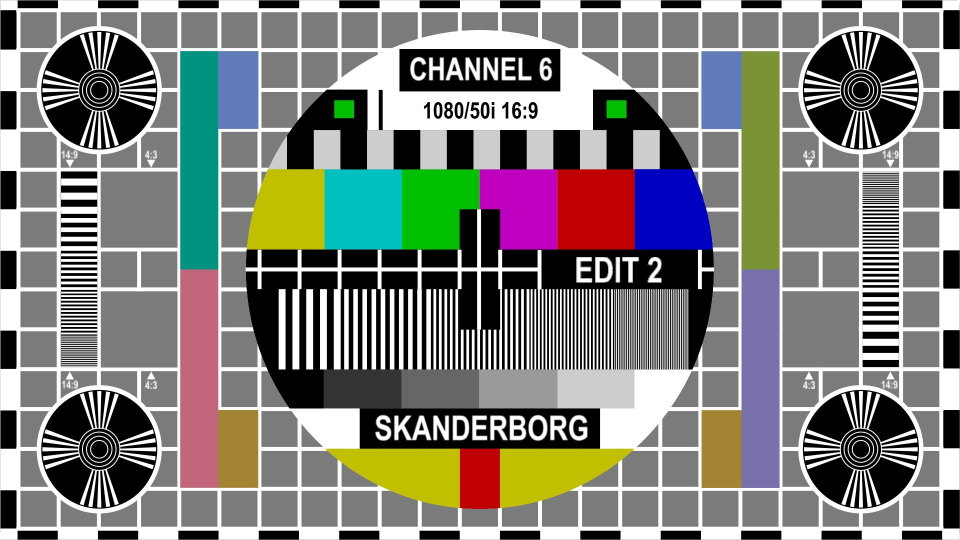
#> input picture notebooks/testimage.jpg, 1920 x 1080 px (shown at 1/2 size)
$ jupyter execute projector_image_processing_testing.ipynb
#> lines starting #> are read from the running program, lines starting #| are printed output that depends on the picture
<a href="https://colab.research.google.com/github/potatolover68/stuff/blob/main/notebooks/projector_image_processing_testing.ipynb" target="_parent"></a>

[cell 1]
import matplotlib.pyplot as plt
import numpy as np

# projector image processing

given following:
* `s_x` and `s_y`, size of rectangular plane to project to. x axis is left-and-right, y axis is bottom-and-top, and z axis is down-and-up(negative is down, positive is up, etc)
* `p1_x`, `p1_y`, `p1_z`, `p1_pitch`, and `p2_x`, `p2_y`, `p2_z`, `p2_pitch`, XYZ offset from the midpoint of the top-and-bottom y-axis edge's midpoint, equiv. to the local position of that projector from the y-axis edge's midpoint. Pitch is offset, a pitch of 0 means it is looking parallel to the ground, a pitch of -90 means it is looking perpendicular to the ground.
* `f` is the feathering distance of each projector, starting from the midpoint of s_x, parallel to s_y, and out on both sides
* `t` is the throw ratio of both projectors

[cell 2]
s_x, s_y = 85, 50 # high school basketball court size
p1_x, p1_y, p1_z = -23.75, 0, 45 # has to be 45ft up
p1_pitch = -90

p2_x, p2_y, p2_z = -23.75, 0, 45 # same thing
p2_pitch = -90

f = 5
t = 0.75

[cell 3]
# Resize input image to match court aspect ratio
from PIL import Image as PILImage
from pathlib import Path

def prepare_input_image(input_path: str, output_path: str = None):
    """
    Resizes input image to match s_x:s_y aspect ratio without clipping.
    Adds letterboxing/pillarboxing if needed.
    """
#> called with input_path = 'testimage.jpg'
    if output_path is None:
        output_path = Path(input_path).stem + "_resized.jpg"

    img = PILImage.open(input_path)
#> img is the input picture: PIL image 1920x1080 RGB; mean R, G, B 127.1, 127.6, 122.7
    img_w, img_h = img.size
#> img_w = 1920; img_h = 1080

    # Target aspect ratio from court dimensions
    target_aspect = s_x / s_y
    current_aspect = img_w / img_h
#> current_aspect = 1.78

    print(f"Original: {img_w}×{img_h} (aspect {current_aspect:.3f})")
#| Original: 1920×1080 (aspect 1.778)
    print(f"Target aspect: {target_aspect:.3f} (from {s_x}×{s_y} court)")

    if abs(current_aspect - target_aspect) < 0.01:
        print("Image already matches target aspect ratio!")
        img.save(output_path)
        return output_path

    # Determine target size to fit the image without cropping
    if current_aspect > target_aspect:
        # Image is wider - fit to width, add top/bottom bars
        target_w = img_w
#> target_w = 1920
        target_h = int(img_w / target_aspect)
#> target_h = 1129
    else:
        # Image is taller - fit to height, add left/right bars
        target_h = img_h
        target_w = int(img_h * target_aspect)

    # Create new image with letterboxing/pillarboxing
    new_img = PILImage.new('RGB', (target_w, target_h), (0, 0, 0))
#> new_img: PIL image 1920x1129 RGB; every value is 0

    # Paste original centered
    paste_x = (target_w - img_w) // 2
#> paste_x = 0
    paste_y = (target_h - img_h) // 2
#> paste_y = 24
    new_img.paste(img, (paste_x, paste_y))
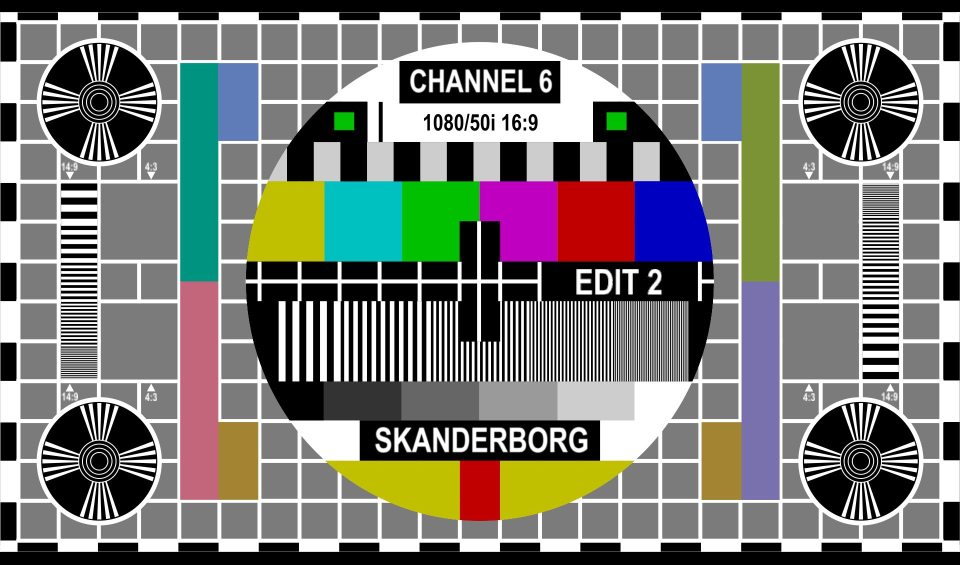
#> new_img: PIL image 1920x1129 RGB (shown at 1/2 size); mean R, G, B 121.6, 122, 117.4

    new_img.save(output_path)
    print(f"Saved: {output_path} at {target_w}×{target_h}")
#| Saved: testimage_resized.jpg at 1920×1129
    return output_path

# Prepare the input image
resized_path = prepare_input_image("testimage.jpg")

[cell 4]
def direction_from_pitch(pitch_deg: float) -> np.ndarray:
    rad = np.deg2rad(pitch_deg)
    return np.array([0.0, np.cos(rad), np.sin(rad)])  # x, y, z components

# simple intersection of ray (p + t*d) with ground plane z=0
# returns None if dir_z is ~0 or intersection is behind the projector
EPS = 1e-6
def intersect_ground(origin: np.ndarray, direction: np.ndarray):
    if abs(direction[2]) < EPS:
        return None
    t = -origin[2] / direction[2]
    if t < 0:
        return None
    return origin + t * direction

# Each projector is positioned relative to the midpoint of its side's y-edge:
# P1 uses the left edge midpoint; P2 uses the right edge midpoint.
edge_mid_left = np.array([-s_x / 2, 0.0, 0.0])
edge_mid_right = np.array([s_x / 2, 0.0, 0.0])

projectors = [
    # P1: x-axis mirrored (positive means further left), so negate the x offset in world coords
    {"pos": edge_mid_left + np.array([-p1_x, p1_y, p1_z]), "pitch": p1_pitch, "color": "tab:orange", "x_sign": -1},
    {"pos": edge_mid_right + np.array([p2_x, p2_y, p2_z]), "pitch": p2_pitch, "color": "tab:blue", "x_sign": 1},
]

# Top-down view (x vs y)
fig, ax = plt.subplots(figsize=(8, 4))
plane_rect = plt.Rectangle((-s_x / 2, -s_y / 2), s_x, s_y, linewidth=1.2, edgecolor="gray", facecolor="lightgray", alpha=0.25)
feather_band = plt.Rectangle((-f, -s_y / 2), 2 * f, s_y, linewidth=0, facecolor="tab:green", alpha=0.1)
ax.add_patch(plane_rect)
ax.add_patch(feather_band)
# center reference lines
ax.axvline(0, color="gray", linestyle="--", linewidth=0.8, alpha=0.7)
ax.axhline(0, color="gray", linestyle="--", linewidth=0.8, alpha=0.7)

for p, edge_corners in zip(projectors, [[(-s_x/2, -s_y/2), (-s_x/2, s_y/2)], [(s_x/2, -s_y/2), (s_x/2, s_y/2)]]):
    pos_xy = p["pos"][:2]
    dir_vec = direction_from_pitch(p["pitch"])
    hit = intersect_ground(p["pos"], dir_vec)
    ax.scatter(*pos_xy, color=p["color"], zorder=5)
    ax.quiver(*pos_xy, dir_vec[0], dir_vec[1], angles="xy", scale_units="xy", scale=1, width=0.004, color=p["color"], alpha=0.9, zorder=6)
    ax.plot([pos_xy[0], pos_xy[0] + dir_vec[0]], [pos_xy[1], pos_xy[1] + dir_vec[1]], color=p["color"], alpha=0.9, linewidth=1.1, zorder=6)
    if hit is not None:
        ax.plot([pos_xy[0], hit[0]], [pos_xy[1], hit[1]], color=p["color"], alpha=0.65, linestyle="--", linewidth=0.9, zorder=4)
    # thin dashed lines to edges (same side)
    for corner in edge_corners:
        ax.plot([pos_xy[0], corner[0]], [pos_xy[1], corner[1]], color=p["color"], alpha=0.5, linestyle="--", linewidth=0.7, zorder=3)
    # thin dashed lines to far-side feather edge (top/bottom points at opposite feather boundary)
    far_feather_x = f if pos_xy[0] < 0 else -f
    far_targets = [(far_feather_x, -s_y/2), (far_feather_x, s_y/2)]
    for corner in far_targets:
        ax.plot([pos_xy[0], corner[0]], [pos_xy[1], corner[1]], color=p["color"], alpha=0.4, linestyle="--", linewidth=0.6, zorder=2)

ax.set_aspect("equal")
ax.axis("off")
ax.set_title("Top-down view (x vs y)")

# Side view (x vs z)
fig, ax = plt.subplots(figsize=(8, 4))
plane_strip = plt.Rectangle((-s_x / 2, -1), s_x, 2, linewidth=1.2, edgecolor="gray", facecolor="lightgray", alpha=0.25)
ax.add_patch(plane_strip)
ax.axhline(0, color="gray", linewidth=1)
for p in projectors:
    pos_xz = np.array([p["pos"][0], p["pos"][2]])
    dir_vec = direction_from_pitch(p["pitch"])
    hit = intersect_ground(p["pos"], dir_vec)
    ax.scatter(pos_xz[0], pos_xz[1], color=p["color"], zorder=5)
    ax.quiver(pos_xz[0], pos_xz[1], dir_vec[0], dir_vec[2], angles="xy", scale_units="xy", scale=1, width=0.004, color=p["color"], alpha=0.9, zorder=6)
    ax.plot([pos_xz[0], pos_xz[0] + dir_vec[0]], [pos_xz[1], pos_xz[1] + dir_vec[2]], color=p["color"], alpha=0.9, linewidth=1.1, zorder=6)
    if hit is not None:
        ax.plot([pos_xz[0], hit[0]], [pos_xz[1], hit[2]], color=p["color"], alpha=0.65, linestyle="--", linewidth=0.9, zorder=4)
ax.set_xlim(-s_x / 2 - 20, s_x / 2 + 20)
ax.set_ylim(-10, max(p1_z, p2_z) + 20)
ax.set_aspect("equal")
ax.axis("off")
ax.set_title("Side view (x vs z)")

plt.show()
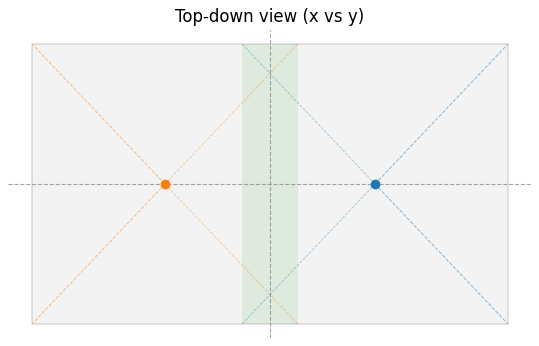
#> figure drawn by matplotlib, 1 panel
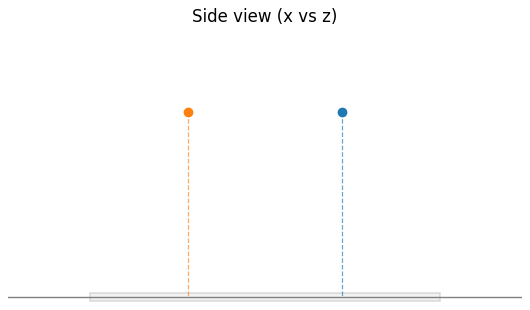
#> figure drawn by matplotlib, 1 panel

[cell 5]
# Generate per-projector distance^2 BMPs and feather masks
from pathlib import Path
from PIL import Image

def make_distance_and_feather_images(scale: int = 1):
    """Generate distance and feather BMPs. scale=4 samples 4x more pixels in each dimension."""
#> called with scale = 24
    width = int((s_x / 2 + f) * scale)
    height = int(s_y * scale)
    ys = np.linspace(-s_y / 2, s_y / 2, height)
    out_dir = Path("outputs")
    out_dir.mkdir(exist_ok=True)

    projector_defs = [
        ("left", projectors[0], np.linspace(-s_x / 2, f, width)),
        ("right", projectors[1], np.linspace(-f, s_x / 2, width)),
    ]

    for side, proj, xs in projector_defs:
        grid_x, grid_y = np.meshgrid(xs, ys)
        pts = np.stack([grid_x, grid_y, np.zeros_like(grid_x)], axis=-1)
        dist2 = np.sum((pts - proj["pos"]) ** 2, axis=-1)
        dist2_max = dist2.max()
        dist_norm = dist2 if dist2_max == 0 else dist2 / dist2_max
        # Farther = brighter (to compensate for inverse square law)
        dist_img = np.clip(dist_norm * 255, 0, 255).astype(np.uint8)

        # Feather mask: white everywhere; linear white->black across the feather band toward center
        if side == "left":
            weights = np.where(xs >= 0, 1 - (xs / f), 1.0)
        else:  # right projector
            weights = np.where(xs <= 0, 1 - (np.abs(xs) / f), 1.0)
        weights = np.clip(weights, 0, 1)
        feather_img = (np.repeat(weights[None, :], height, axis=0) * 255).astype(np.uint8)

        Image.fromarray(dist_img, mode="L").save(out_dir / f"distance_{side}.bmp")
        Image.fromarray(feather_img, mode="L").save(out_dir / f"feather_{side}.bmp")

        # Composite: distance * feather (both normalized to 0-1)
        dist_norm = dist_img.astype(np.float32) / 255.0
        feather_norm = feather_img.astype(np.float32) / 255.0
        composite = (dist_norm * feather_norm * 255).astype(np.uint8)
        Image.fromarray(composite, mode="L").save(out_dir / f"composite_{side}.bmp")

        print(f"Saved distance_{side}.bmp, feather_{side}.bmp, composite_{side}.bmp -> {width}x{height}")
#> this loop made 2 passes
#> pass 1, in make_distance_and_feather_images, `Image.fromarray(feather_img, mode="L").save(out_dir / f"feather_{side}..`:
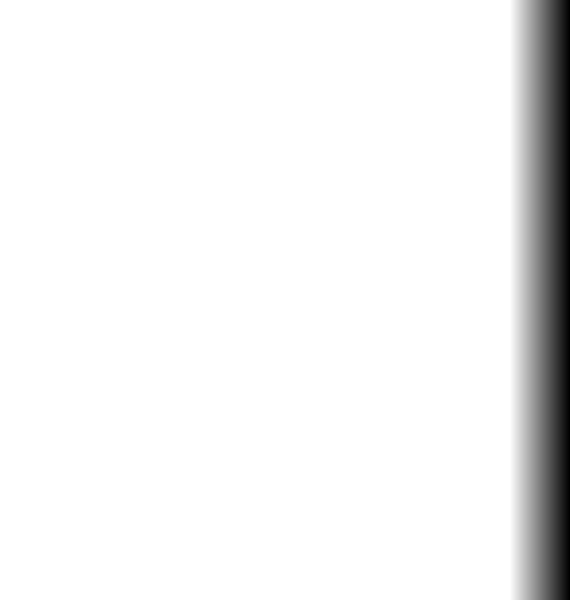
#> saved as feather_left.bmp: PIL image 1140x1200 L (shown at 1/2 size); min 0, max 255, mean 241.4
#> pass 1, in make_distance_and_feather_images, `Image.fromarray(composite, mode="L").save(out_dir / f"composite_{side}..`:
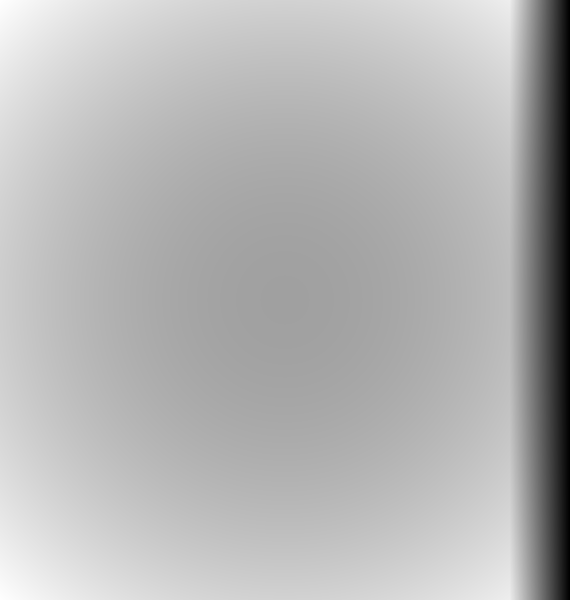
#> saved as composite_left.bmp: PIL image 1140x1200 L (shown at 1/2 size); min 0, max 255, mean 180.1

make_distance_and_feather_images(scale=24)

[cell 6]
# Process input image for projection mapping
def process_image_for_projection(input_path: str, scale: int = 4, brightness_multiplier: float = 1.0):
    """
    Takes a 16x9 image, splits it for left/right projectors, applies feathering and geometric correction.
    brightness_multiplier: scale output brightness (clamped to 0-255)
    """
#> called with input_path = 'testimage.jpg', scale = 12, brightness_multiplier = 1
    from PIL import Image as PILImage

    # Load input image
    img = PILImage.open(input_path).convert("RGB")
    img_array = np.array(img).astype(np.float32) / 255.0
    img_h, img_w = img_array.shape[:2]
#> img_h = 1080; img_w = 1920

    out_dir = Path("outputs")
    out_dir.mkdir(exist_ok=True)

    # Output dimensions match our generated BMPs
    width = int((s_x / 2 + f) * scale)
    height = int(s_y * scale)

    projector_configs = [
        ("left", projectors[0], np.linspace(-s_x / 2, f, width), 0, 0.5),  # maps to left half + feather
        ("right", projectors[1], np.linspace(-f, s_x / 2, width), 0.5, 1.0),  # maps to right half + feather
    ]

    for side, proj, xs, src_x_start, src_x_end in projector_configs:
        ys = np.linspace(-s_y / 2, s_y / 2, height)
        grid_x, grid_y = np.meshgrid(xs, ys)

        # Load composite mask for this projector and ensure it matches our grid size
        composite_img = PILImage.open(out_dir / f"composite_{side}.bmp")
        if composite_img.size != (width, height):
            composite_img = composite_img.resize((width, height), PILImage.BILINEAR)
        composite = np.array(composite_img).astype(np.float32) / 255.0

        # Map world coordinates to source image coordinates
        # x maps to horizontal position in source image
        # For overlapping feather region, both projectors see the middle portion
        x_norm = np.zeros_like(grid_x)
        if side == "left":
            # -s_x/2 to f: map to 0.0 to 0.5 + (f / s_x)
            x_norm = (grid_x + s_x / 2) / (s_x / 2 + f) * (0.5 + f / s_x)
        else:  # right
            # -f to s_x/2: map to 0.5 - (f / s_x) to 1.0
            x_norm = (grid_x + f) / (s_x / 2 + f) * (0.5 + f / s_x) + (0.5 - f / s_x)

        y_norm = (grid_y + s_y / 2) / s_y

        # Apply projector perspective distortion
        # Ray from projector through each ground point
        pts_3d = np.stack([grid_x, grid_y, np.zeros_like(grid_x)], axis=-1)
        proj_pos = proj["pos"]

        # Vector from projector to point
        ray_vec = pts_3d - proj_pos
        ray_len = np.linalg.norm(ray_vec, axis=-1, keepdims=True)
        ray_vec_norm = ray_vec / (ray_len + 1e-9)

        # Apply pitch-based distortion factor (distance affects apparent size)
        # Points farther from projector appear smaller in projection
        distortion_factor = ray_len.squeeze() / ray_len.max()

        # Sample from source image with distortion
        x_coords = np.clip(x_norm * (img_w - 1), 0, img_w - 1).astype(np.int32)
        y_coords = np.clip(y_norm * (img_h - 1), 0, img_h - 1).astype(np.int32)

        sampled = img_array[y_coords, x_coords]

        # Apply composite mask (feathering + distance)
        output = sampled * composite[..., None]

        # Apply brightness multiplier
        output = output * brightness_multiplier
        output = np.clip(output * 255, 0, 255).astype(np.uint8)

        PILImage.fromarray(output, mode="RGB").save(out_dir / f"output_{side}.bmp")
        print(f"Saved output_{side}.bmp -> {width}x{height}")
#> this loop made 2 passes
#> pass 1, in process_image_for_projection, `sampled = img_array[y_coords, x_coords]`:
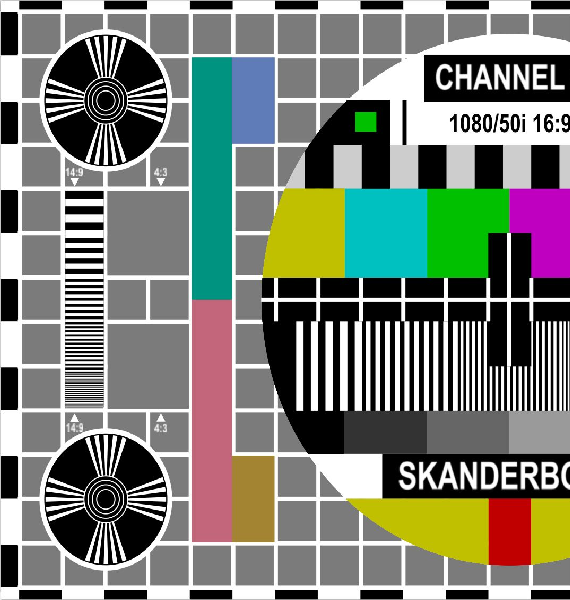
#> sampled: shape (600, 570, 3) float32; mean R, G, B 0.485, 0.506, 0.467
#> pass 1, in process_image_for_projection, `output = sampled * composite[..., None]`:
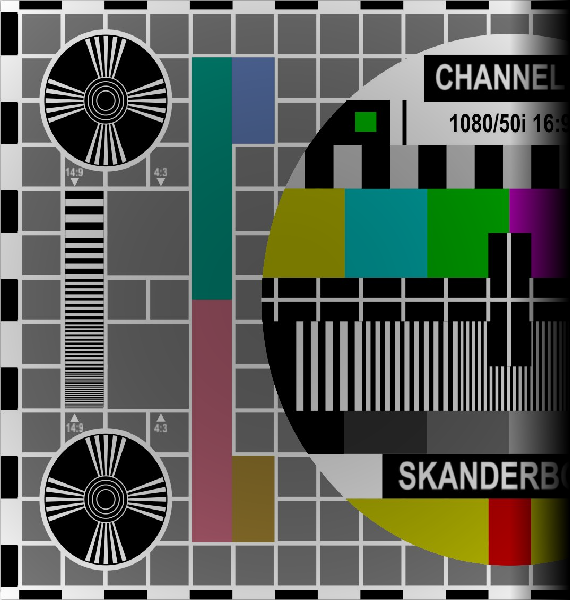
#> output: shape (600, 570, 3) float32; mean R, G, B 0.344, 0.362, 0.332
#> after the loop:
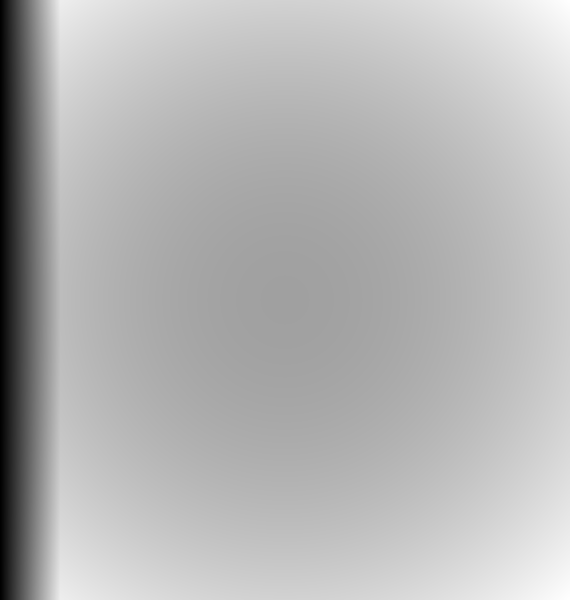
#> composite_img: PIL image 570x600 L; min 1, max 254, mean 180.2
#> after the loop:
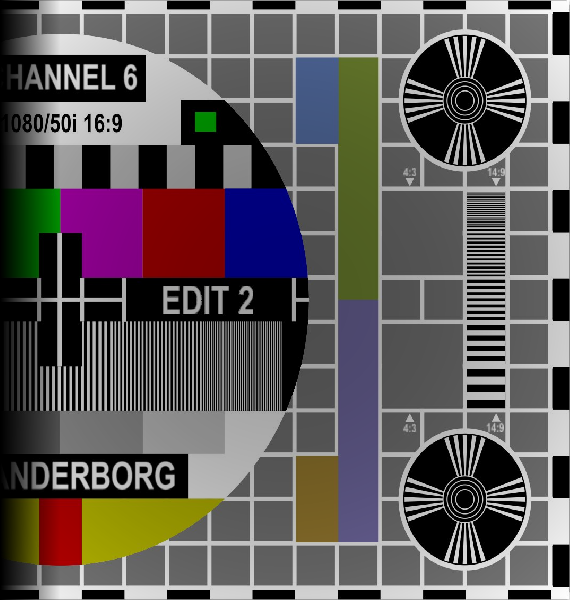
#> output: shape (600, 570, 3); mean R, G, B 93.1, 87.9, 87.9
#> after the loop:
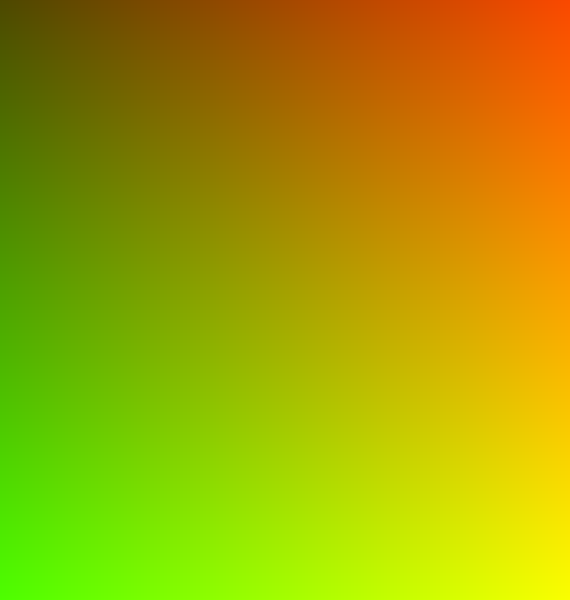
#> ray_vec: shape (600, 570, 3) float64; mean R, G, B 0, 0, -45; drawn with min black and max white


process_image_for_projection("testimage.jpg", scale=12, brightness_multiplier=1.0)
